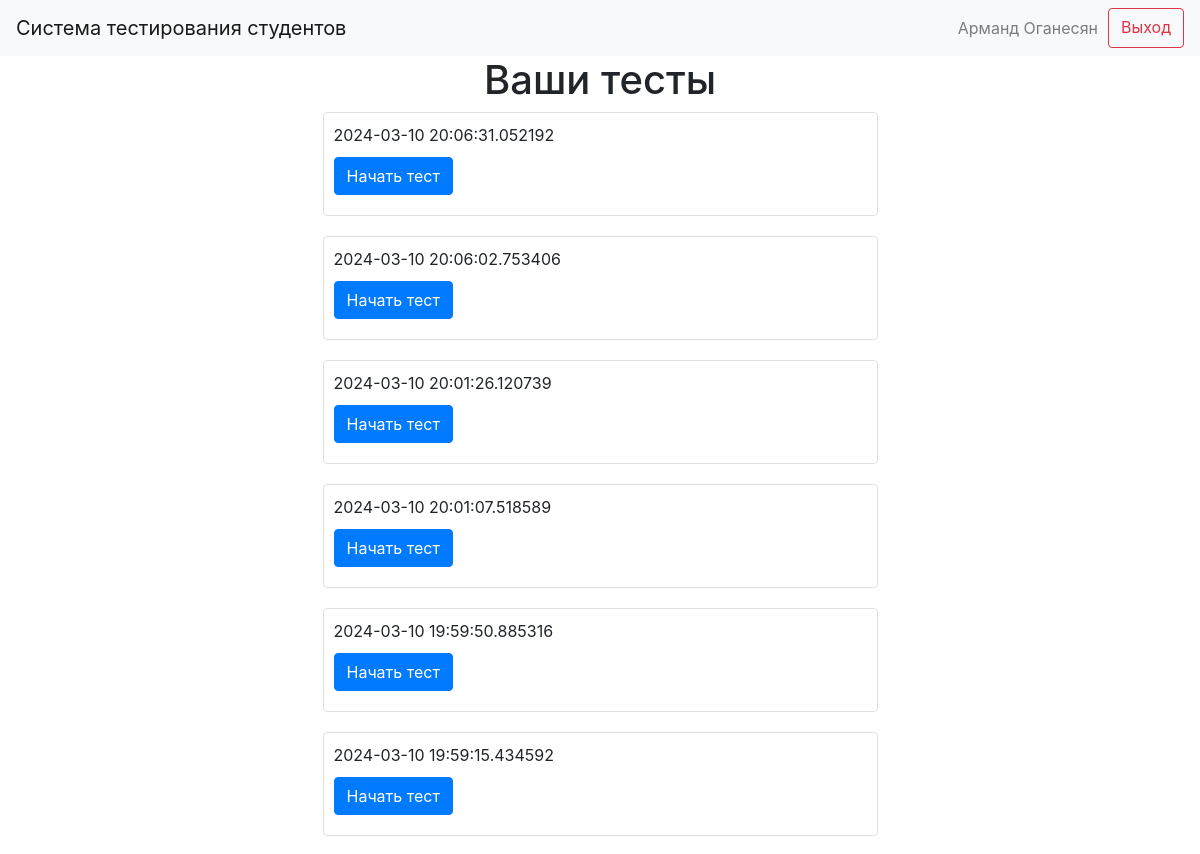
Before: / (signed in, upper part) with the older database file.
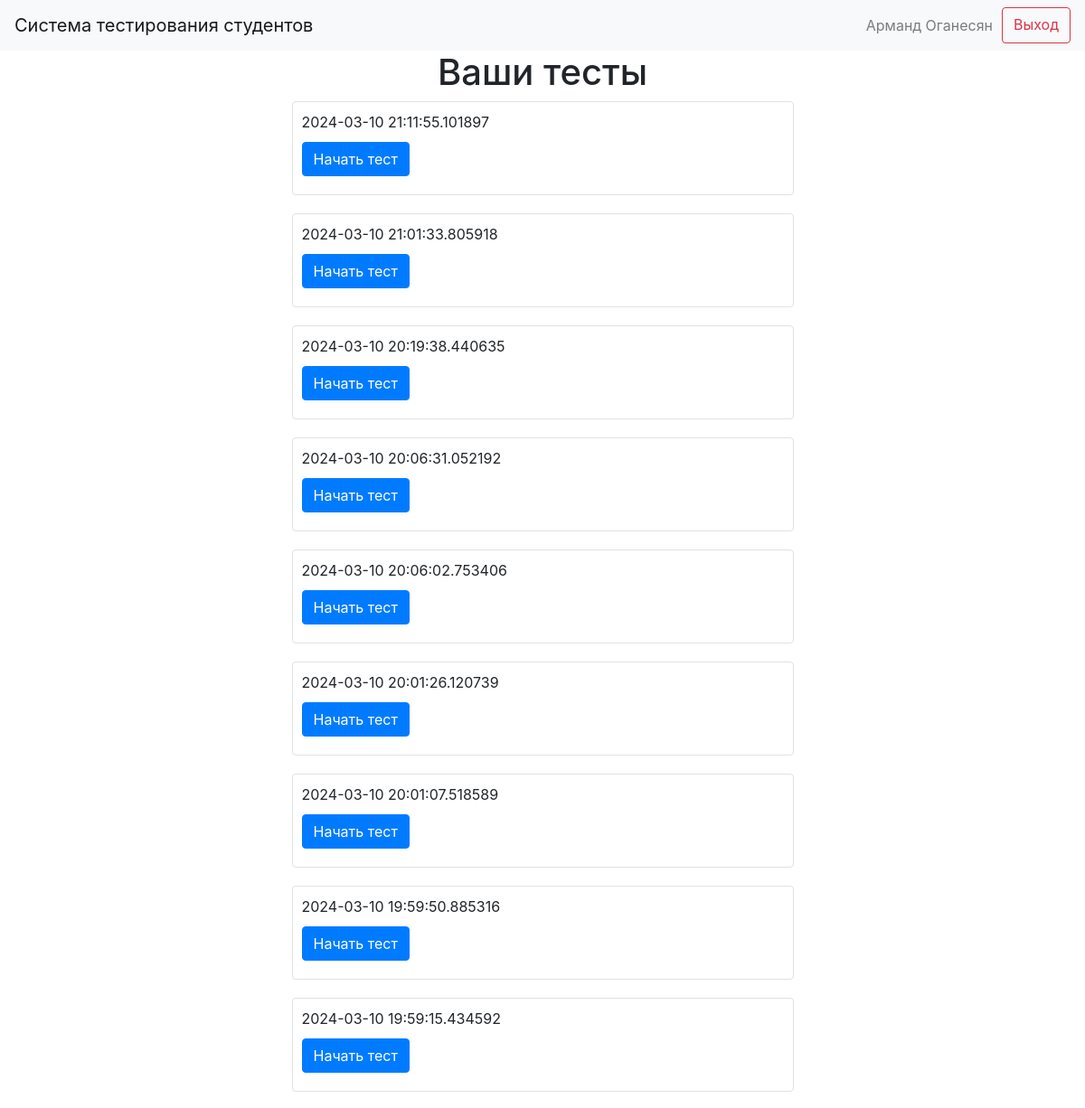
After: the same page with the newer database file.
### data/users.py (models this page shows)
class User(SqlAlchemyBase, UserMixin):
    __tablename__ = 'users'
    id = sqlalchemy.Column(sqlalchemy.Integer,
                           primary_key=True, autoincrement=True)
    name = sqlalchemy.Column(sqlalchemy.String, nullable=True)
    group = sqlalchemy.Column(sqlalchemy.String, nullable=True, default='default')
    date_of_birth = sqlalchemy.Column(sqlalchemy.Date, nullable=True)
    user_level = sqlalchemy.Column(sqlalchemy.String, default='student')

### data/blitz_tests.py (models this page shows)
class BlitzTest(SqlAlchemyBase, UserMixin):
    __tablename__ = 'blitz_tests'
    id = sqlalchemy.Column(sqlalchemy.Integer,
                           primary_key=True, autoincrement=True)
    date = sqlalchemy.Column(sqlalchemy.DateTime, default=datetime.datetime.now)
    question_1 = sqlalchemy.Column(sqlalchemy.Integer, sqlalchemy.ForeignKey('questions.id'))
    question_2 = sqlalchemy.Column(sqlalchemy.Integer, sqlalchemy.ForeignKey('questions.id'))
    question_3 = sqlalchemy.Column(sqlalchemy.Integer, sqlalchemy.ForeignKey('questions.id'))
    question_4 = sqlalchemy.Column(sqlalchemy.Integer, sqlalchemy.ForeignKey('questions.id'))
    question_5 = sqlalchemy.Column(sqlalchemy.Integer, sqlalchemy.ForeignKey('questions.id'))
    answer_1 = sqlalchemy.Column(sqlalchemy.String, nullable=True)
    answer_2 = sqlalchemy.Column(sqlalchemy.String, nullable=True)
    answer_3 = sqlalchemy.Column(sqlalchemy.String, nullable=True)
    answer_4 = sqlalchemy.Column(sqlalchemy.String, nullable=True)
    answer_5 = sqlalchemy.Column(sqlalchemy.String, nullable=True)
    comment_1 = sqlalchemy.Column(sqlalchemy.String, nullable=True)
    comment_2 = sqlalchemy.Column(sqlalchemy.String, nullable=True)
    comment_3 = sqlalchemy.Column(sqlalchemy.String, nullable=True)
    comment_4 = sqlalchemy.Column(sqlalchemy.String, nullable=True)
    comment_5 = sqlalchemy.Column(sqlalchemy.String, nullable=True)
    student = sqlalchemy.Column(sqlalchemy.Integer, sqlalchemy.ForeignKey('users.id'))

### main.py (the view)
@app.route("/")
def index():
    db_sess = db_session.create_session()
    if current_user.is_authenticated:
        tests = db_sess.query(BlitzTest).filter(BlitzTest.student == current_user.id)
        return render_template("index.html", tests=tests)
    else:
        return redirect('/authentication')

### data/db_session.py (called while the page is built)
def create_session() -> Session:
    global __factory
    return __factory()

### main.py (called while the page is built)
@login_manager.user_loader
def load_user(user_id):
    db_sess = db_session.create_session()
    return db_sess.query(User).get(user_id)

### templates/index.html (shortened to what this page needs)
{% extends "base.html" %}
{% block content %}
{% if current_user.user_level != 'admin' %}
<div class="container text-center">
    <h1>Ваши тесты</h1>
</div>
{% for test in tests|reverse %}
<div class="col-md-6 border rounded mx-auto" style="margin-bottom: 20px; padding: 10px;">
    <p class="text-left" style="margin-bottom: 10px;">{{test.date}}</p>
    <div>
        <a href="{{ url_for('start_test', test_id=test.id) }}">
            <button type="button" style="margin-bottom: 10px;" class="btn btn-primary">Начать тест</button>
        </a>
    </div>
</div>
{% endfor %}
{% endif %}
{% endblock %}

### templates/base.html (shortened to what this page needs)
<!doctype html>
<html lang="en">
<head>
    <link rel="stylesheet"
          href="https://stackpath.bootstrapcdn.com/bootstrap/4.4.1/css/bootstrap.min.css"
>
</head>
<body>
<header>
    <nav class="navbar navbar-light bg-light">
        <a class="navbar-brand" href="/">Система тестирования студентов</a>
        {% if current_user.is_authenticated %}
        <div class="d-flex flex-row-reverse">
            <a class="btn btn-outline-danger spaced-element" style="margin-left: 10px; text-align: center;"
               href="/logout">Выход</a>
            <a class="navbar-text" style="margin-left: 10px; text-align: center;">{{ current_user.name }}</a>
        </div>
        {% endif %}
    </nav>
</header>
<main role="main" class="container">
    {% block content %}
    {% endblock %}
</main>
</body>
</html>

Changed rows visible on the page:
added BlitzTest: date "2024-03-10 21:11:55.101897"
added BlitzTest: date "2024-03-10 21:01:33.805918"
added BlitzTest: date "2024-03-10 20:19:38.440635"
